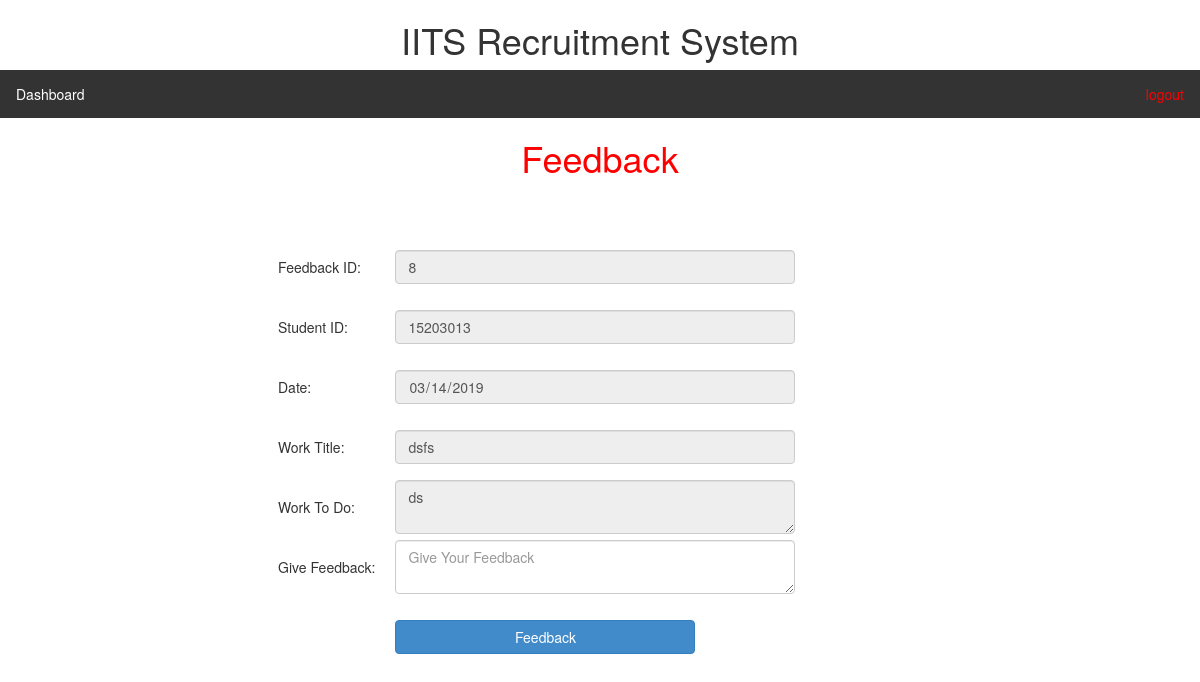
Page /feedback.php?id=8 (signed in) on the committed database.
### tables this page shows
CREATE TABLE `work` (
  `id` int(11) NOT NULL,
  `name` varchar(200) NOT NULL,
  `details` varchar(200) NOT NULL,
  `feed` varchar(1200) NOT NULL,
  `feed_status` tinyint(1) NOT NULL,
  `date` date NOT NULL,
  `stuid` int(11) NOT NULL
);

### feedback.php (the view, shortened to what this page needs)
<?php
include 'dbcon.php';
$id=$_GET['id'];
$sql = "SELECT * FROM work where id='$id'";
$qry=mysqli_query($connection, $sql);
if (mysqli_num_rows($qry) > 0) {
        	$row = mysqli_fetch_assoc($qry);
        }
include 'header/stu-header.php';
?>
<h1 align="center" style=" color: red;">Feedback</h1>
<div style="width: 1200px; margin: 0 auto; padding: 30px; margin-top: 30px">
	<form style="border: none;" action="" method="GET">
		<table>
			<tr>
				<td style="padding: 20px;">
					Feedback ID:
				</td>
				<td>
					<input type="text" class="form-control" value="<?php echo $row['id']?>" name="id" readonly="true" required>
				</td>
			</tr>
			<tr>
				<td style="padding: 20px;">
					Student ID:
				</td>
				<td>
					<input type="text" class="form-control" value="<?php echo $row['stuid']?>" name="stuid" readonly="true" required>
				</td>
			</tr>
			<tr>
				<td style="padding: 20px;">
					Date:
				</td>
				<td>
					<input type="date" class="form-control" name="date" value="<?php echo $row['date']?>" readonly="true" required>
				</td>
			</tr>
			<tr>
				<td style="padding: 20px;">
					Work Title:
				</td>
				<td>
					<input style="width: 400px" type="text" class="form-control" name="name" value="<?php echo $row['name']?>" readonly="true" required>
				</td>
			</tr>
			<tr>
				<td style="padding: 20px;">
					Work To Do:
				</td>
				<td>
					<textarea type="text" class="form-control" name="work" readonly="true" required><?php echo $row['details']?></textarea>
				</td>
			</tr>
			<tr>
				<td style="padding: 20px;">
					Give Feedback:
				</td>
				<td>
					<textarea type="text" class="form-control" name="feedback" placeholder="Give Your Feedback" required></textarea>
				</td>
			</tr>
			<tr>
				<td style="padding: 40px;">
				</td>
				<td>
					<input type="submit" name="submit" value="Feedback" class="btn btn-primary">
				</td>
			</tr>
		</table>
	</form>
</div>

### header/stu-header.php (style rules this page uses)
form { border: 3px solid black; box-sizing: border-box; width:60%; margin-left: auto; margin-right: auto; }
input { width: 300px; border: 1px solid black; padding: 10px; }

### rows in the picture
work: id "8", stuid "15203013", date "03/14/2019", name "dsfs", work "ds"
